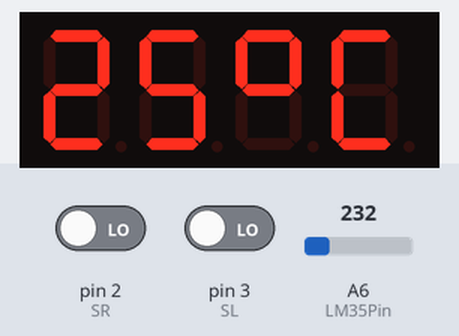
This sketch was run on a simulated Arduino Nano, built with avr-gcc and run on an emulated ATmega328P. On the bench: 4-digit seven-segment display. The inputs (shaded band) are chosen by the test bench; at power-on: pin 2 (SR) LOW, A6 (LM35Pin) = 232, pin 3 (SL) LOW.

Above: at 1.3 s.
1.4 s: pin 2 (SR) driven HIGH
4.1 s: A6 (LM35Pin) set to 250
At 6.7 s:
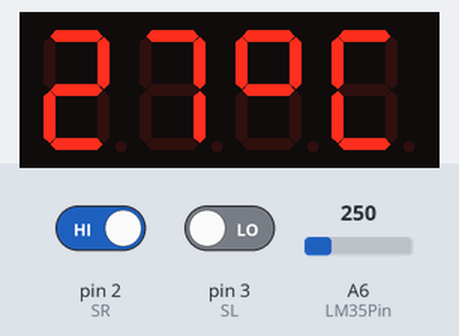
7.0 s: A6 (LM35Pin) set to 266
At 8.1 s:
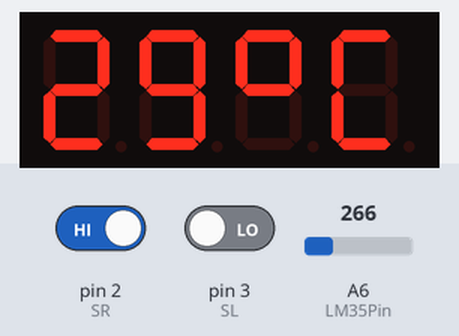
9.2 s: pin 3 (SL) driven HIGH
10.9 s: pin 2 (SR) driven LOW
14.0 s: A6 (LM35Pin) set to 290
At 14.5 s:
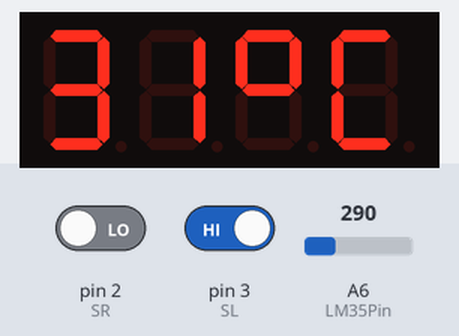
Timing chart, 0 to 17.0 s (numbered marks = the images above; inputs shaded):
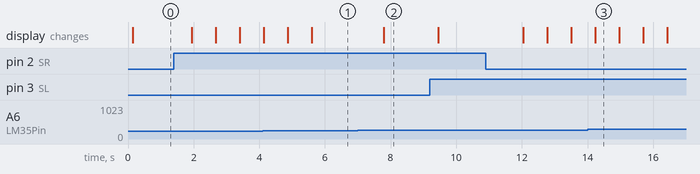

The sketch:

TM1637_Temperatura.ino
```cpp
/*TM1637_Temperatura
   Usamos o Visualizador de catro díxitos controlado
   por o IC TM1637 da empresa Titan Micro Electronics
   Mediante os os pulsadores SR e SL,subimos ou baixamos o brillo: e o SL para baixalo
*/

#include <TM1637Display.h>

//Conexións do módulo de catro Dixitos
#define CLK 8 //Sinal de reloxo
#define DIO 7 //Sinal de datos

TM1637Display display(CLK, DIO); //pasamos os valores a función

#define SR 2 //Pulsador para subir o brillo
#define SL 3 //Pulsador baixar o brillo
#define LM35Pin A6 //Pin al que conectamos sensor temperatura

uint8_t brillo = 1; //Variable para almacenar o brillo
double temperatura; //Variable para almacenar la temperatura medida float
double enteira; //Parte enteira da medida de temperatura

const uint8_t celsius[] = {   //Matriz para almacenar os caracteres especiais
  SEG_A | SEG_B | SEG_F | SEG_G , //º
  SEG_A | SEG_D | SEG_E | SEG_F   //C
};
void setup() {
  Serial.begin(9600);
  analogReference(INTERNAL); //cambiamos a referencia analóxica a 1.1V (AtMega328)
  display.clear(); //limpamos os datos do visualizador
  delay(100);
}

void loop() {

  int lectura = analogRead(LM35Pin); //Valor entre 0 y 1023
  temperatura = ((lectura * 1.1 * 100.0) / 1024.0); //Temperatura en º Celsius


  if (digitalRead (SR) == 1 ) { //Comprobamos si SR esta pulsado
    brillo = brillo + 1; //Sube o brillo
    delay(200);
    if (brillo > 7) { //Evitamos superar o valor 7 do brillo
      brillo = 7;
    }
  }
  if (digitalRead (SL) == 1 ) { //Comprobamos si SL esta pulsado
    brillo = brillo - 1; //Baixa o brillo
    delay(200);
    if (brillo < 1) { //Evitamos baixar de 0 do brillo
      brillo = 0;
    }
  }
  display.setBrightness(brillo, true); //Enviamos o valor do brillo

  double decimal = modf (temperatura, &enteira);

  //Si a parte decimal supera o 0,5º aumentamos en unha unidade a parte enteira
  if (decimal > 0.5) {
    enteira ++;
  }

  display.showNumberDec(enteira, false, 2, 0); //Envía a parte enteira
  display.setSegments(celsius, 2, 2); //Envía os segmentos almacenados
  delay(500); // retardo de 500 milisegundos
}
```

Measured:
- after the input at 7.0 s, the display: changes after 0.79 s (image 2)
